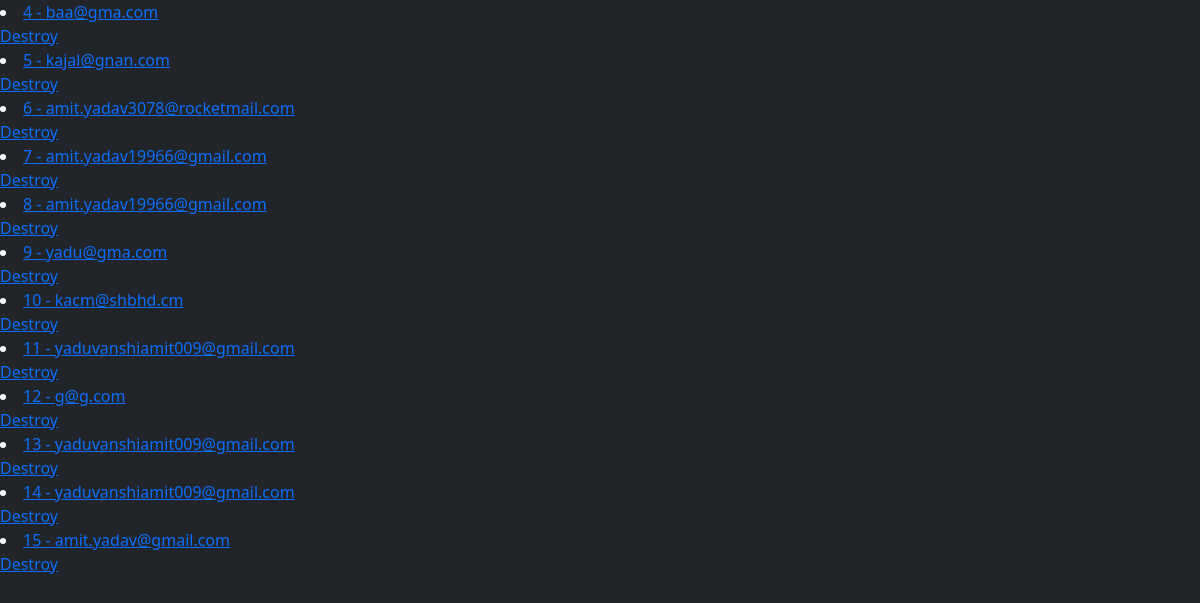
Screenshot of /email/ (signed in) with the database file from the repository.
### mita/models.py (models this page shows)
class EmailEntry(models.Model):
    email = models.EmailField()
    name = models.CharField(max_length=120,blank=True)
    Bio = models.TextField(blank=True)
    updated = models.DateTimeField(auto_now=True) # set when saved?
    timestamp = models.DateTimeField(auto_now_add=True) # set wen add

### mita/views.py (the view)
@staff_member_required(login_url="/login")
def email_entry_list_view(request,id=None,*arge,**kwargs):
    print (arge,kwargs)
    qs = EmailEntry.objects.all() # .filter(email__icontains='abc')
    return render(request,"emails/list.html",{"object_list": qs})

### templates/emails/list.html
{% extends "base.html" %}
{% load static %}
{% block content %}
{% for object in object_list %}
<li><a href='/email/{{ object.id}}/'>{{object.id}} - {{object.email}}</a></li>
<a href='/email/{{ object.id}}/destroy/'>Destroy</a>
{% endfor %}
{% endblock%}

### templates/base.html (shortened to what this page needs)
<!doctype html>
<html lang="en">
  <head>
    {% include 'base/css.html'%}
  </head>
  <body class="bg-dark text-light">
     {% block content %} {% endblock content %}
  </body>
</html>

### templates/base/css.html (shortened to what this page needs)
<link href="https://cdn.jsdelivr.net/npm/bootstrap@5.0.2/dist/css/bootstrap.min.css" rel="stylesheet">

### rows the page displays
EmailEntry: id "4", email "baa@gma.com"
EmailEntry: id "5", email "kajal@gnan.com"
EmailEntry: id "6", email "amit.yadav3078@rocketmail.com"
EmailEntry: id "7", email "amit.yadav19966@gmail.com"
EmailEntry: id "8", email "amit.yadav19966@gmail.com"
EmailEntry: id "9", email "yadu@gma.com"
EmailEntry: id "10", email "kacm@shbhd.cm"
EmailEntry: id "11", email "yaduvanshiamit009@gmail.com"
EmailEntry: id "12", email "g@g.com"
EmailEntry: id "13", email "yaduvanshiamit009@gmail.com"
EmailEntry: id "14", email "yaduvanshiamit009@gmail.com"
EmailEntry: id "15", email "amit.yadav@gmail.com"
